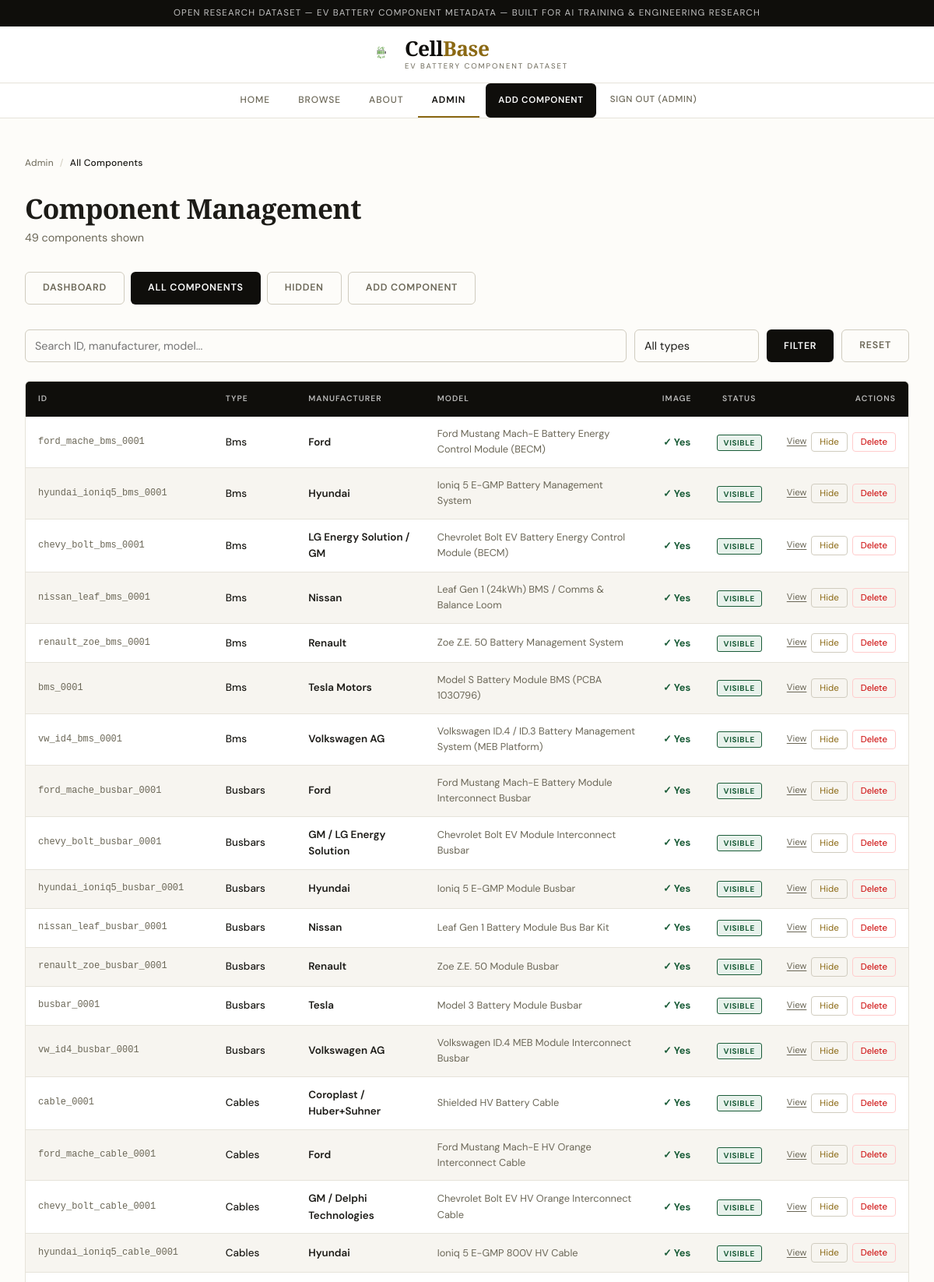
Screenshot of /admin/components (signed in, upper part) with the database file from the repository.
### tables this page shows
CREATE TABLE components (
            id TEXT PRIMARY KEY,
            type TEXT NOT NULL,
            manufacturer TEXT,
            model TEXT,
            specs TEXT,  -- We will store flexible specs (voltage, etc) as JSON text
            image_path TEXT,
            source_url TEXT
        , hidden INTEGER DEFAULT 0);

### app.py (the view)
@app.route('/admin/components')
@login_required
def admin_components():
    conn    = get_db()
    query   = request.args.get('q','').strip()
    cat     = request.args.get('type','all')
    sql     = "SELECT * FROM components WHERE 1=1"
    params  = []
    if cat and cat != 'all':
        sql += " AND type=?"; params.append(cat)
    if query:
        sql += " AND (id LIKE ? OR manufacturer LIKE ? OR model LIKE ?)"; params.extend([f'%{query}%']*3)
    sql += " ORDER BY type, manufacturer"
    components = conn.execute(sql, params).fetchall()
    conn.close()
    return render_template('admin_components.html',
                           components=components,
                           component_types=get_component_types())

### app.py (called while the page is built)
def get_db():
    conn = sqlite3.connect(DB_PATH)
    conn.row_factory = sqlite3.Row
    return conn

def get_component_types():
    conn = get_db()
    rows = conn.execute("SELECT DISTINCT type FROM components ORDER BY type").fetchall()
    conn.close()
    return [r['type'] for r in rows]

def login_required(f):
    @wraps(f)
    def decorated(*args, **kwargs):
        if 'username' not in session:
            flash('Please sign in to access the admin panel.', 'error')
            return redirect(url_for('login'))
        return f(*args, **kwargs)
    return decorated

### templates/admin_components.html (shortened to what this page needs)
{% extends "base.html" %}
{% block content %}
<div style="margin-bottom:32px;">
  <div class="breadcrumb">
    <a href="{{ url_for('admin_dashboard') }}">Admin</a>
    <span class="breadcrumb-sep">/</span>
    <span class="breadcrumb-current">All Components</span>
  </div>
  <h1 class="page-title">Component Management</h1>
  <p style="color:var(--text-muted);font-size:0.9rem;">{{ components|length }} components shown</p>
</div>
<div style="display:flex;gap:8px;margin-bottom:32px;flex-wrap:wrap;">
  <a href="{{ url_for('admin_dashboard') }}" class="btn secondary">Dashboard</a>
  <a href="{{ url_for('admin_components') }}" class="btn">All Components</a>
  <a href="{{ url_for('admin_hidden') }}" class="btn secondary">Hidden</a>
  <a href="{{ url_for('add_component') }}" class="btn secondary">Add Component</a>
</div>
<form method="get" action="{{ url_for('admin_components') }}"
      style="display:flex;gap:10px;margin-bottom:24px;flex-wrap:wrap;">
  <input class="input" name="q" placeholder="Search ID, manufacturer, model..."
         value="{{ request.args.get('q','') }}"
         style="flex:1;min-width:200px;">
  <select name="type" class="input" style="width:160px;">
    <option value="all">All types</option>
  </select>
  <button class="btn" type="submit">Filter</button>
  <a class="btn secondary" href="{{ url_for('admin_components') }}">Reset</a>
</form>
<div class="panel" style="padding:0;overflow:hidden;">
  <table style="width:100%;border-collapse:collapse;font-size:0.84rem;">
    <thead>
      <tr style="background:var(--ink);">
        <th style="text-align:left;padding:14px 16px;font-size:0.65rem;letter-spacing:0.1em;text-transform:uppercase;color:rgba(255,255,255,0.7);font-weight:600;">ID</th>
        <th style="text-align:left;padding:14px 16px;font-size:0.65rem;letter-spacing:0.1em;text-transform:uppercase;color:rgba(255,255,255,0.7);font-weight:600;">Type</th>
        <th style="text-align:left;padding:14px 16px;font-size:0.65rem;letter-spacing:0.1em;text-transform:uppercase;color:rgba(255,255,255,0.7);font-weight:600;">Manufacturer</th>
        <th style="text-align:left;padding:14px 16px;font-size:0.65rem;letter-spacing:0.1em;text-transform:uppercase;color:rgba(255,255,255,0.7);font-weight:600;">Model</th>
        <th style="text-align:center;padding:14px 16px;font-size:0.65rem;letter-spacing:0.1em;text-transform:uppercase;color:rgba(255,255,255,0.7);font-weight:600;">Image</th>
        <th style="text-align:center;padding:14px 16px;font-size:0.65rem;letter-spacing:0.1em;text-transform:uppercase;color:rgba(255,255,255,0.7);font-weight:600;">Status</th>
        <th style="text-align:right;padding:14px 16px;font-size:0.65rem;letter-spacing:0.1em;text-transform:uppercase;color:rgba(255,255,255,0.7);font-weight:600;">Actions</th>
      </tr>
    </thead>
    <tbody>
      {% for c in components %}
      <tr style="border-bottom:1px solid var(--border);
                 background:{% if c['hidden'] %}var(--gold-light){% elif loop.index % 2 == 0 %}var(--parchment){% else %}var(--surface){% endif %};">
        <td style="padding:12px 16px;font-family:monospace;font-size:0.75rem;color:var(--text-muted);">{{ c['id'] }}</td>
        <td style="padding:12px 16px;text-transform:capitalize;font-weight:500;">{{ c['type'] }}</td>
        <td style="padding:12px 16px;font-weight:600;">{{ c['manufacturer'] }}</td>
        <td style="padding:12px 16px;color:var(--text-muted);font-size:0.8rem;">{{ c['model'] or '—' }}</td>
        <td style="padding:12px 16px;text-align:center;">
          {% if c['image_path'] %}
            <span style="color:var(--green);font-weight:700;font-size:0.8rem;">✓ Yes</span>
          {% else %}
            <span style="color:var(--text-light);font-size:0.8rem;">No image</span>
          {% endif %}
        </td>
        <td style="padding:12px 16px;text-align:center;">
          {% if c['hidden'] %}
            <span style="background:var(--gold-light);color:var(--gold);font-size:0.62rem;font-weight:700;
                         letter-spacing:0.06em;text-transform:uppercase;padding:3px 8px;border-radius:3px;
                         border:1px solid var(--gold);">Hidden</span>
          {% else %}
            <span style="background:var(--green-light);color:var(--green);font-size:0.62rem;font-weight:700;
                         letter-spacing:0.06em;text-transform:uppercase;padding:3px 8px;border-radius:3px;
                         border:1px solid var(--green);">Visible</span>
          {% endif %}
        </td>
        <td style="padding:12px 16px;text-align:right;">
          <div style="display:flex;gap:6px;justify-content:flex-end;align-items:center;">
            <a href="{{ url_for('view_detail', id=c['id']) }}"
               style="font-size:0.72rem;color:var(--text-muted);text-decoration:underline;text-underline-offset:2px;">
              View
            </a>
            <form method="post" action="{{ url_for('admin_toggle_hide', id=c['id']) }}" style="display:inline;">
              <button type="submit" style="background:none;border:1px solid var(--border-mid);
                      border-radius:4px;padding:4px 10px;font-size:0.72rem;cursor:pointer;
                      color:{% if c['hidden'] %}var(--green){% else %}var(--gold){% endif %};
                      font-family:var(--font-body);">
                {{ 'Show' if c['hidden'] else 'Hide' }}
              </button>
            </form>
            <form method="post" action="{{ url_for('admin_delete', id=c['id']) }}" style="display:inline;"
                  onsubmit="return confirm('Delete {{ c['id'] }}? This cannot be undone.');">
              <button type="submit" style="background:none;border:1px solid #ffcccc;
                      border-radius:4px;padding:4px 10px;font-size:0.72rem;cursor:pointer;
                      color:#cc0000;font-family:var(--font-body);">
                Delete
              </button>
            </form>
          </div>
        </td>
      </tr>
      {% endfor %}
    </tbody>
  </table>
</div>
{% endblock %}

### static/css/style.css (style rules this page uses)
*, *::before, *::after { box-sizing: border-box; margin: 0; padding: 0; }
:root { --ink: #0f0e0b; --parchment: #f7f5f0; --cream: #fdfcf9; --surface: #ffffff; --border: #e6e3da; --border-mid: #d0ccbf; --text: #1c1b17; --text-muted: #6b6757; --text-light: #9c9886; --gold: #8b6914; --gold-mid: #c49a2a; --gold-light: #faf4e1; --green: #1a5c38; --green-light: #e8f2ec; --radius: 2px; --radius-md: 6px; --shadow: 0 2px 12px rgba(0,0,0,0.07); --shadow-md: 0 4px 24px rgba(0,0,0,0.10); --font-display: 'Playfair Display', Georgia, serif; --font-body: 'DM Sans', system-ui, sans-serif; --max-w: 1280px; }
html { font-size: 16px; }
body { font-family: var(--font-body); background: var(--cream); color: var(--text); line-height: 1.6; min-height: 100vh; display: flex; flex-direction: column; }
a { color: inherit; text-decoration: none; }
.panel { background: var(--surface); border: 1px solid var(--border); border-radius: var(--radius-md); padding: 28px; }
.input, select { width: 100%; padding: 10px 12px; border: 1px solid var(--border-mid); border-radius: var(--radius-md); font-family: var(--font-body); font-size: 0.9rem; background: var(--cream); color: var(--text); transition: border-color 0.15s; appearance: none; }
.btn { display: inline-flex; align-items: center; justify-content: center; padding: 10px 22px; background: var(--ink); color: var(--surface); border: none; border-radius: var(--radius-md); font-family: var(--font-body); font-size: 0.78rem; font-weight: 600; letter-spacing: 0.06em; text-transform: uppercase; cursor: pointer; transition: opacity 0.15s; }
.btn.secondary { background: transparent; color: var(--text-muted); border: 1px solid var(--border-mid); }
.page-title { font-family: var(--font-display); font-size: 2.2rem; font-weight: 700; letter-spacing: -0.02em; line-height: 1.1; margin-bottom: 8px; }
.breadcrumb { display: flex; align-items: center; gap: 8px; font-size: 0.75rem; color: var(--text-muted); margin-bottom: 28px; letter-spacing: 0.02em; }
.breadcrumb-sep { color: var(--border-mid); }
.breadcrumb-current { color: var(--text); font-weight: 500; }

### rows the page displays
components: id "ford_mache_bms_0001", type "Bms", manufacturer "Ford", model "Ford Mustang Mach-E Battery Energy Control Module (BECM)", shows "✓ Yes", shows "VISIBLE", hidden "Hide"
components: id "hyundai_ioniq5_bms_0001", type "Bms", manufacturer "Hyundai", model "Ioniq 5 E-GMP Battery Management System", shows "✓ Yes", shows "VISIBLE", hidden "Hide"
components: id "chevy_bolt_bms_0001", type "Bms", manufacturer "LG Energy Solution / GM", model "Chevrolet Bolt EV Battery Energy Control Module (BECM)", shows "✓ Yes", shows "VISIBLE", hidden "Hide"
components: id "nissan_leaf_bms_0001", type "Bms", manufacturer "Nissan", model "Leaf Gen 1 (24kWh) BMS / Comms & Balance Loom", shows "✓ Yes", shows "VISIBLE", hidden "Hide"
components: id "renault_zoe_bms_0001", type "Bms", manufacturer "Renault", model "Zoe Z.E. 50 Battery Management System", shows "✓ Yes", shows "VISIBLE", hidden "Hide"
components: id "bms_0001", type "Bms", manufacturer "Tesla Motors", model "Model S Battery Module BMS (PCBA 1030796)", shows "✓ Yes", shows "VISIBLE", hidden "Hide"
components: id "vw_id4_bms_0001", type "Bms", manufacturer "Volkswagen AG", model "Volkswagen ID.4 / ID.3 Battery Management System (MEB Platform)", shows "✓ Yes", shows "VISIBLE", hidden "Hide"
components: id "ford_mache_busbar_0001", type "Busbars", manufacturer "Ford", model "Ford Mustang Mach-E Battery Module Interconnect Busbar", shows "✓ Yes", shows "VISIBLE", hidden "Hide"
components: id "chevy_bolt_busbar_0001", type "Busbars", manufacturer "GM / LG Energy Solution", model "Chevrolet Bolt EV Module Interconnect Busbar", shows "✓ Yes", shows "VISIBLE", hidden "Hide"
components: id "hyundai_ioniq5_busbar_0001", type "Busbars", manufacturer "Hyundai", model "Ioniq 5 E-GMP Module Busbar", shows "✓ Yes", shows "VISIBLE", hidden "Hide"
components: id "nissan_leaf_busbar_0001", type "Busbars", manufacturer "Nissan", model "Leaf Gen 1 Battery Module Bus Bar Kit", shows "✓ Yes", shows "VISIBLE", hidden "Hide"
components: id "renault_zoe_busbar_0001", type "Busbars", manufacturer "Renault", model "Zoe Z.E. 50 Module Busbar", shows "✓ Yes", shows "VISIBLE", hidden "Hide"
components: id "busbar_0001", type "Busbars", manufacturer "Tesla", model "Model 3 Battery Module Busbar", shows "✓ Yes", shows "VISIBLE", hidden "Hide"
components: id "vw_id4_busbar_0001", type "Busbars", manufacturer "Volkswagen AG", model "Volkswagen ID.4 MEB Module Interconnect Busbar", shows "✓ Yes", shows "VISIBLE", hidden "Hide"
components: id "cable_0001", type "Cables", manufacturer "Coroplast / Huber+Suhner", model "Shielded HV Battery Cable", shows "✓ Yes", shows "VISIBLE", hidden "Hide"
components: id "ford_mache_cable_0001", type "Cables", manufacturer "Ford", model "Ford Mustang Mach-E HV Orange Interconnect Cable", shows "✓ Yes", shows "VISIBLE", hidden "Hide"
components: id "chevy_bolt_cable_0001", type "Cables", manufacturer "GM / Delphi Technologies", model "Chevrolet Bolt EV HV Orange Interconnect Cable", shows "✓ Yes", shows "VISIBLE", hidden "Hide"
components: id "hyundai_ioniq5_cable_0001", type "Cables", manufacturer "Hyundai", model "Ioniq 5 E-GMP 800V HV Cable", shows "✓ Yes", shows "VISIBLE", hidden "Hide"

### other values shown
{{ session.username }} "ADMIN"
{{ components|length }} "49"
